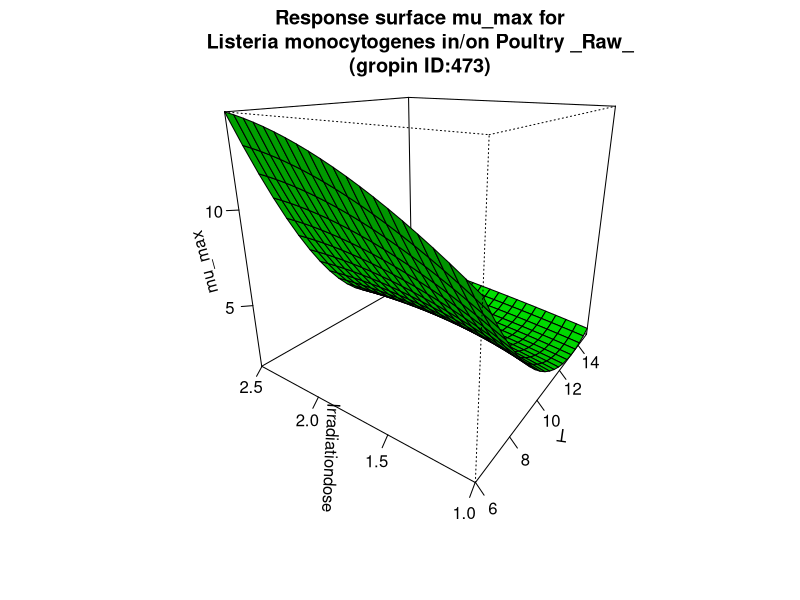

Recreate this plot in R.
#############################
# start of Parameter script
#############################
T <- seq(5.99400599400599,15.015,length.out=21)
Irradiationdose <- seq(0.999000999000999,2.5025,length.out=21)
#############################
# end of Parameter script
#############################
############################# 
# start of Model script Gropin ID 473 
#############################
 
# constant coefficients for this model
 
variables <- data.frame(T,Irradiationdose)
argumentsPar <- expand.grid(variables)
 
# heart of the model
response_surface <- function(T,Irradiationdose) {
   mumax <-10.05-1.81*T+19.86*Irradiationdose+0.078*(T^2)-2.46*(Irradiationdose^2)-2.24*T*Irradiationdose+0.15*T*(Irradiationdose^2)+0.068*Irradiationdose*(T^2)

return(mumax=mumax)
} 

# output parameters
mumax <- cbind(argumentsPar,response_surface(argumentsPar['T'],argumentsPar['Irradiationdose']))
colnames(mumax) <- c(colnames(argumentsPar),'mumax')
#############################
# End of Model script
#############################
############################# 
# start of Visualisation script Gropin ID 473 
#############################
persp(T,Irradiationdose,matrix(unlist(mumax$mumax),nrow=21),col = 'green',xlab='T',ylab='Irradiationdose',zlab='mu_max',main='Response surface mu_max for
Listeria monocytogenes in/on Poultry _Raw_
(gropin ID:473)',theta=305,phi=20,shade=0.25,ticktype = 'detailed')
#############################
# End of Visualisation script
#############################
